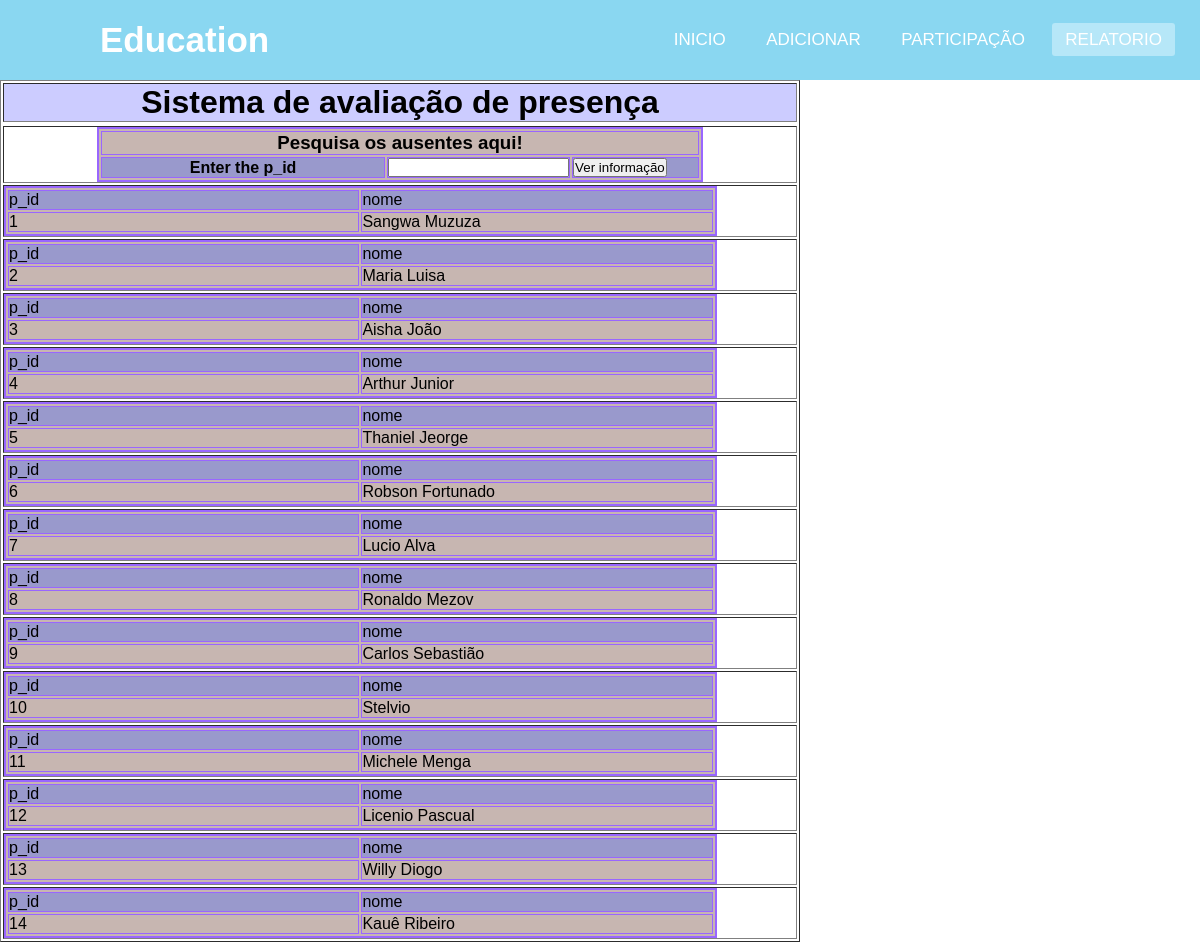
Page /relatorio.php on the committed database.
### tables this page shows
CREATE TABLE `estudante` (
  `id` int(11) NOT NULL,
  `nome` varchar(100) NOT NULL,
  `sexo` enum('masculino','femenino','','') NOT NULL,
  `turno` enum('manha','tarde','','') NOT NULL,
  `pitruca` enum('nova_vida','camama','','') NOT NULL,
  `data` date NOT NULL
);

### relatorio.php (the view, shortened to what this page needs)
<!DOCTYPE html>
<html lang="en">
<head>
</head>
<body>
<nav>
        <label class="logo">Education</label>
        <ul>
            <li><a  href="inicio.php">Inicio</a></li>
            <li><a href="index.php">Adicionar</a></li>
            <li><a href="participação.php">Participação</a></li>
            <li><a class="active" href="relatorio.php">relatorio</a></li>
        </ul>
    </nav>
<table width="800" border="1" align="center">
      <tr>
        <td bordercolor="#330033" bgcolor="#CCCCFF"><h1 align="center"><strong><span class="style1">Sistema de avaliação de presença</span></strong></h1></td>
      </tr>
      <tr>
        <td><div align="center">
        <form action="" method="post">
          <table width="606" border="2" align="center" bordercolor="#9966FF" bgcolor="#C7B6B1">
          	<tr><td colspan="3" align="center"><h3>Pesquisa os ausentes aqui!</h3></td></tr>
            <tr>
              <td width="308" bgcolor="#9999CC"><div align="center"><strong><span class="style2">Enter the p_id</span></strong></div></td>
              <td width="144" bgcolor="#9999CC"><span class="style6">
                <input type="text" name="eno" />
              </span></td>
              <td width="130" bgcolor="#9999CC"><input type="submit" value="Ver informação" name="btnsubmit"/></td>
            </tr>
          </table>
          </form>
        </div></td>
      </tr>
		<?php
		if(isset($_POST["btnsubmit"]))
		{
			include "conn.php";
			extract($_POST);
			$query = "select * from `estudante` where id = ".$eno." limit 1";
			$result = mysqli_query($conn,$query);
			while($rec = mysqli_fetch_array($result))
			{
				echo '<tr><td colspan="2"><table width="400" border="2" align="center" bordercolor="#9966FF" bgcolor="#C7B6B1">
				<tr>
				  <td width="160" bgcolor="#9999CC"><span class="style2">p_id</span></td>
				  <td width="160" bgcolor="#9999CC"><span class="style2">Name</span></td>';
				  $query1 = "select * from presença where `id` = ".$rec["id"]." order by data";
					$result1 = mysqli_query($conn,$query1)or die("select error error");
					while($rec1 = mysqli_fetch_array($result1))
					{
				  		echo '<td bgcolor="#9999CC" class=style2>'.$rec1["data"].'</td>';
					}
				echo '</tr>
				<tr>
				  <td width="222"><span class="style6">'.$rec["id"].'</span></td>
				  <td width="222"><span class="style6">'.$rec["nome"].'</span></td>';
				  $query1 = "select *from presença where id = ".$rec["id"]." order by data";
					$result1 = mysqli_query($conn,$query1)or die("select error error");
					while($rec1 = mysqli_fetch_array($result1))
					{
				  		echo '<td>';
						if($rec1["presença"]==0)
							echo "Ausente";
						else
							echo "Presente";
						echo '</td>';
					}
				echo '
				</tr>
			  </table></td></tr>';
			}
		}
		else
		{
			include "conn.php";
			extract($_POST);
			$query = "select * from `estudante` ";
			$result = mysqli_query($conn,$query);
			while($rec = mysqli_fetch_array($result))
			{
				echo '<tr><td colspan="2"><table width="90%" border="2" align="center" bordercolor="#9966FF" bgcolor="#C7B6B1">
				<tr>
				  <td width="160" bgcolor="#9999CC"><span class="style2">p_id</span></td>
				  <td width="160" bgcolor="#9999CC"><span class="style2">nome</span></td>';
				echo '</tr>
				<tr>
				  <td width="222"><span class="style6">'.$rec["id"].'</span></td>
				  <td width="222"><span class="style6">'.$rec["nome"].'</span></td>';
				echo '
				</tr>
			  </table></td></tr>';
			}
		}
		?>
	</table>
</body>
</html>

### relatorio.php (style rules this page uses)
* { font-family: 'Rubik', sans-serif; margin:0; padding:0; box-sizing: border-box; list-style: none; }
nav { background: #8ad7f1; height: 80px; width: 100%; }
label.logo { color: white; font-size: 35px; line-height: 80px; padding: 0 100px; font-weight: bold; }
nav ul { float:right; margin-right:20px; }
nav ul li { display: inline-block; line-height:80px; margin:0 5px; }
nav ul li a { color:white; font-size:17px; padding: 7px 13px; border-radius: 3px; text-transform:uppercase; text-decoration:none; }
a.active,a:hover { background: #b6e7f8; transition:.5s; }

### rows in the picture
estudante: id "1", nome "Sangwa Muzuza"
estudante: id "2", nome "Maria Luisa"
estudante: id "3", nome "Aisha João"
estudante: id "4", nome "Arthur Junior"
estudante: id "5", nome "Thaniel Jeorge"
estudante: id "6", nome "Robson Fortunado"
estudante: id "7", nome "Lucio Alva"
estudante: id "8", nome "Ronaldo Mezov"
estudante: id "9", nome "Carlos Sebastião"
estudante: id "10", nome "Stelvio"
estudante: id "11", nome "Michele Menga"
estudante: id "12", nome "Licenio Pascual"
estudante: id "13", nome "Willy Diogo"
estudante: id "14", nome "Kauê Ribeiro"
